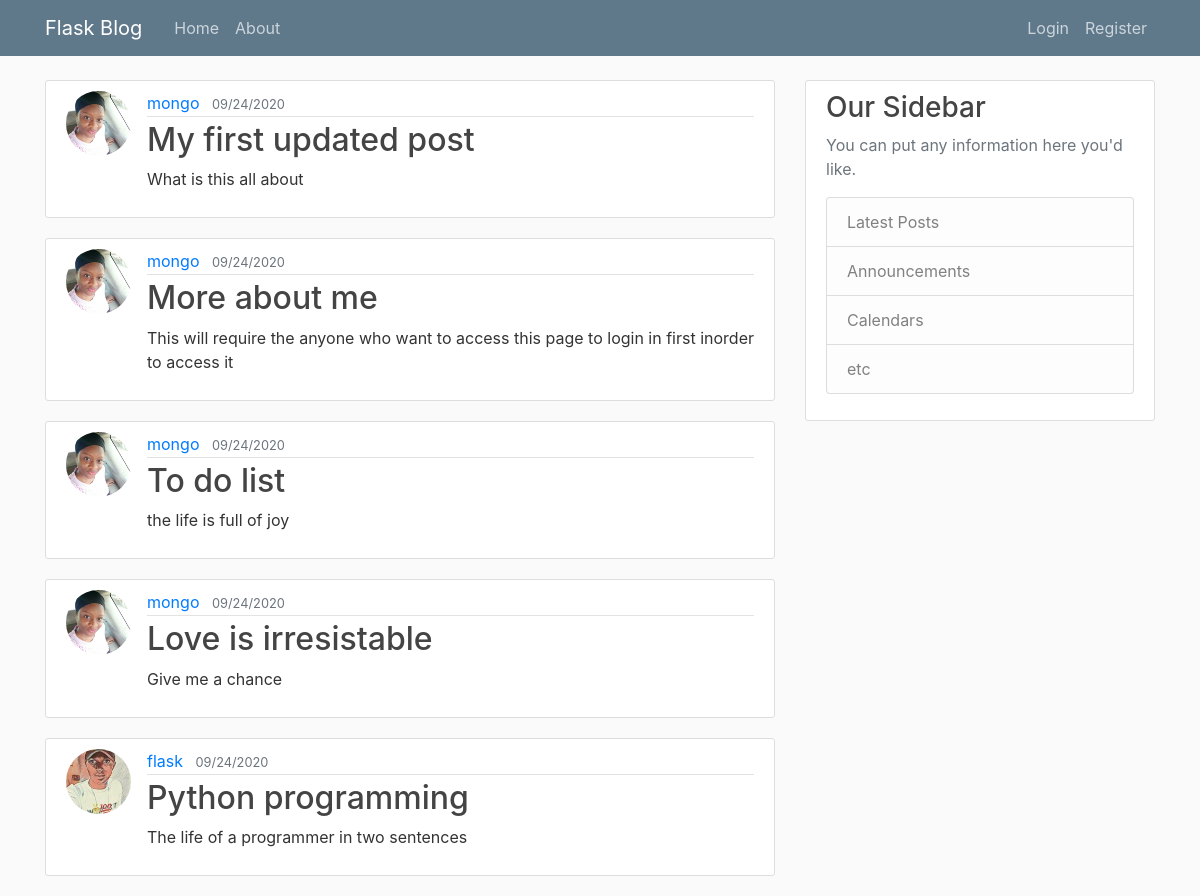
Before: / with the older database file.
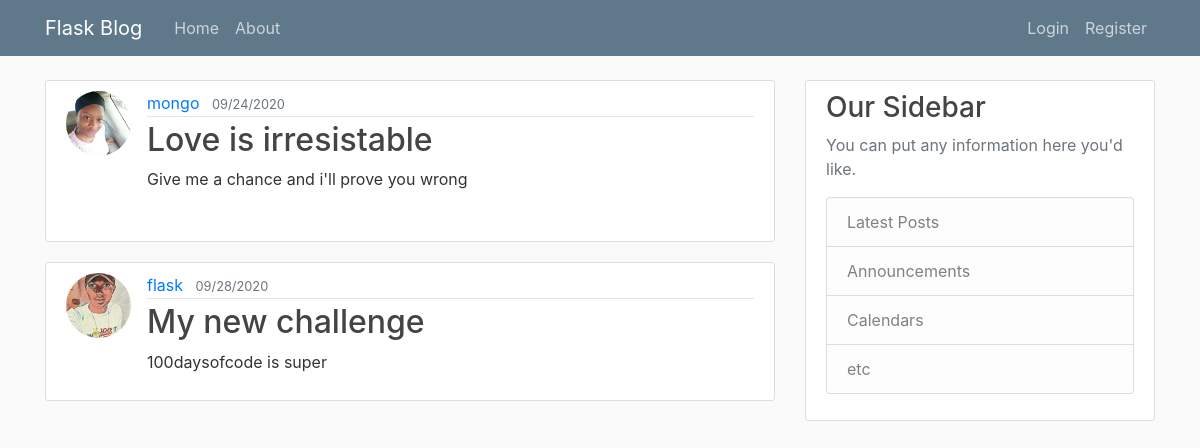
After: the same page with the newer database file.
### flaskblog/models.py (models this page shows, shortened)
class Post(db.Model):
	id = db.Column(db.Integer, primary_key = True)
	title = db.Column(db.String(20), nullable= False)
	date_posted = db.Column(db.DateTime, nullable = False, default = datetime.utcnow)
	content = db.Column(db.Text, nullable = False)
	user_id = db.Column(db.Integer, db.ForeignKey("user.id"), nullable = False)

class User(db.Model, UserMixin):
	id = db.Column(db.Integer, primary_key=True)
	username = db.Column(db.String(20), unique = True, nullable = False)
	email = db.Column(db.String(120), unique = True, nullable = False)
	image_file = db.Column(db.String(20), nullable = False, default = "default.jpg")
	password = db.Column(db.String(30), nullable= False)
	posts = db.relationship("Post", backref="author", lazy = True)

### flaskblog/routes.py (the view)
@app.route('/home/')
@app.route('/')
def home():
	posts = Post.query.all()
	return render_template('home.html', posts = posts)

### flaskblog/templates/home.html (shortened to what this page needs)
{% extends "layout.html" %}
{% block css %}
	<link rel="stylesheet" type="text/css" href="{{ url_for('static', filename = 'main.css')}}">
{% endblock %}
{% block content %}
	{% for post in posts %}
		<article class="media content-section">
			<img class="rounded-circle article-img" src="{{ url_for('static', filename='profile_pics/' + post.author.image_file) }}">
		  <div class="media-body">
		    <div class="article-metadata">
		      <a class="mr-2" href="#">{{ post.author.username }}</a>
		      <small class="text-muted">{{ post.date_posted.strftime("%m/%d/%Y") }}</small>
		    </div>
		    <h2><a class="article-title" href="{{ url_for('post', post_id = post.id) }}">{{ post.title }}</a></h2>
		    <p class="article-content"> {{ post.content }} </p>
		  </div>
		</article>
	{% endfor %}
{% endblock content %}

### flaskblog/templates/layout.html (shortened to what this page needs)
<!DOCTYPE html>
<html>
<head>
    <link rel="stylesheet" href="https://stackpath.bootstrapcdn.com/bootstrap/4.5.0/css/bootstrap.min.css">
	{% block css %}{% endblock %}
</head>
<body>
	<header class="site-header">
	  <nav class="navbar navbar-expand-md navbar-dark bg-steel fixed-top">
	    <div class="container">
	      <a class="navbar-brand mr-4" href="/">Flask Blog</a>
	      <div class="collapse navbar-collapse" id="navbarToggle">
	        <div class="navbar-nav mr-auto">
	            <a class="nav-item nav-link" href="{{ url_for('home') }}">Home</a>
	            <a class="nav-item nav-link" href="{{ url_for('about') }}">About</a>
	        </div>
	        <div class="navbar-nav">
	        	{% if current_user.is_authenticated %}
	        		<a class="nav-item nav-link" href="{{ url_for('new_post') }}">New Post</a>
	        		<a class="nav-item nav-link" href="{{ url_for('account') }}">Account</a>
	        		<a class="nav-item nav-link" href="{{ url_for('logout') }}">Logout</a>
	        	{% else %}
	          <a class="nav-item nav-link" href="{{ url_for('login') }}">Login</a>
	          <a class="nav-item nav-link" href="{{ url_for('register') }}">Register</a>
	          	{% endif %}
	        </div>
	      </div>
	    </div>
	  </nav>
	</header>
	<main role="main" class="container">
	  <div class="row">
	    <div class="col-md-8">
			{% block content %}{% endblock %}
	    </div>
	    <div class="col-md-4">
	      <div class="content-section">
	        <h3>Our Sidebar</h3>
	        <p class='text-muted'>You can put any information here you'd like.
	          <ul class="list-group">
	            <li class="list-group-item list-group-item-light">Latest Posts</li>
	            <li class="list-group-item list-group-item-light">Announcements</li>
	            <li class="list-group-item list-group-item-light">Calendars</li>
	            <li class="list-group-item list-group-item-light">etc</li>
	          </ul>
	        </p>
	      </div>
	    </div>
	  </div>
	</main>
</body>
</html>

### flaskblog/static/main.css (style rules this page uses)
body { background: #fafafa; color: #333333; margin-top: 5rem; }
h1, h2, h3, h4, h5, h6 { color: #444444; }
.bg-steel { background-color: #5f788a; }
.site-header .navbar-nav .nav-link { color: #cbd5db; }
.content-section { background: #ffffff; padding: 10px 20px; border: 1px solid #dddddd; border-radius: 3px; margin-bottom: 20px; }
.article-title { color: #444444; }
.article-content { white-space: pre-line; }
.article-img { height: 65px; width: 65px; margin-right: 16px; }
.article-metadata { padding-bottom: 1px; margin-bottom: 4px; border-bottom: 1px solid #e3e3e3 }

Changed rows visible on the page:
removed Post: image_file (picture), author.username "mongo", date_posted "09/24/2020", title "My first updated post", content "What is this all about"
removed Post: image_file (picture), author.username "mongo", date_posted "09/24/2020", title "More about me", content "This will require the anyone who want to access this page to login in first inorder to access it"
removed Post: image_file (picture), author.username "mongo", date_posted "09/24/2020", title "To do list", content "the life is full of joy"
changed Post "Love is irresistable": content "Give me a chance" → "Give me a chance and i'll prove you wrong"
changed Post "flask": date_posted "09/24/2020" → "09/28/2020"; title "Python programming" → "My new challenge"; content "The life of a programmer in two sentences" → "100daysofcode is super"
